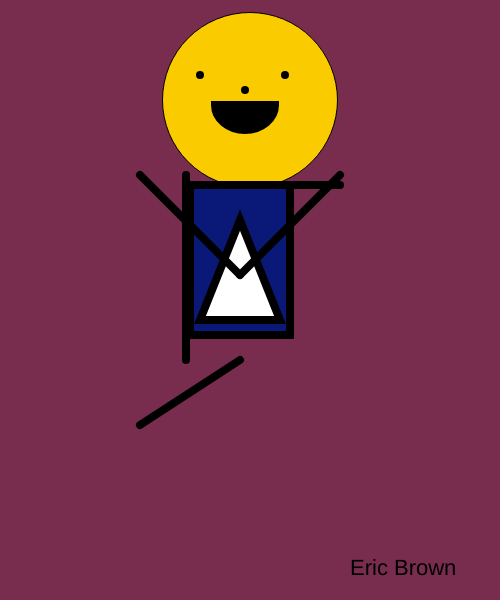
Frame 1 (no input)
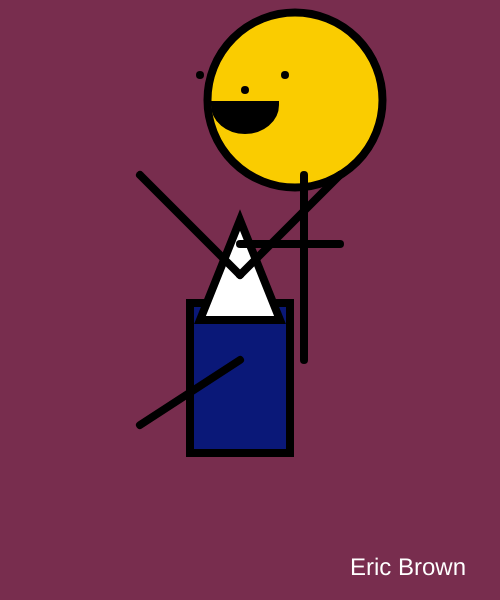
Frame 60 (no input)
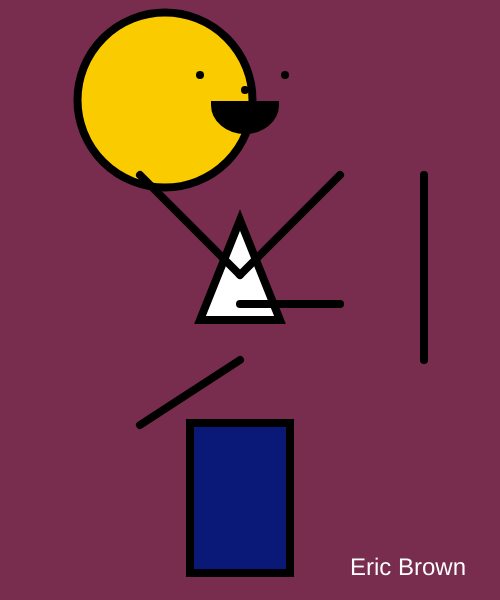
Frame 120 (the mouse pressed at the canvas centre since frame 60)

The p5.js sketch that drew these frames (run headless with seeded random() and noise() and a simulated clock; from frame 60 on, the mouse is pressed at the canvas centre):

// p5.js sketch
// ── sketch.js
var headX = 250;
var headY = 100;
var headDirection = 5;

var bodyX = 200;
var bodyY = 185;
var bodyDirection = 1;

var legX = 200;
var legY = 185;
var legDirection = 1;

var size = 22;
var count = 0;
var sizeDirection = 2;

var movement;
function setup()
{
    createCanvas(500, 600);
    movement = Math.floor(Math.random() * 10) + 1;
    console.log(movement);
}


function draw()
{
background(120,45,78);

//textSize(24)
textSize(size)
text('Eric Brown', 350, 575);
size+= sizeDirection;
count++;
if(count > 5)
{
    sizeDirection *=-1;
    count = 0;
}
    
   
// head
fill(250, 204, 0);
circle(headX,headY,175);
headX+=headDirection;
if(headX >= 418 || headX <= 82)
{
    headDirection *= -1;
}

// eyes
strokeWeight(8);
fill(0);
point(200,75);
point(285,75);


// nose
point(245,90);


// mouth
arc(245, 105, 60, 50, 0, radians(180), PIE);

 
// body
fill(10, 24, 120);
rect(190,bodyY,100,150);
bodyY += bodyDirection;
if(bodyY <= 0 || bodyY >= 450 )
{
    bodyDirection *= -1;
}

// Body Triangle
fill(255);
triangle(200,320,240,220,280,320)


//limbs
line(bodyY,360,bodyY,175);
bodyY += bodyDirection;
if(bodyY <= 0 || bodyY >= 450 )
{
    bodyDirection *= -1;
}

//Right arm
line(240,275,340,175);  

//Left arm
line(240,275,140,175);  

//Left Leg
line(240,360,140,425);  

//Right Leg
line(240,legY,340,legY);
legY += bodyDirection;
if(legY <= 0 || legY >= 450 )
{
    legDirection *= 0;
}


}
